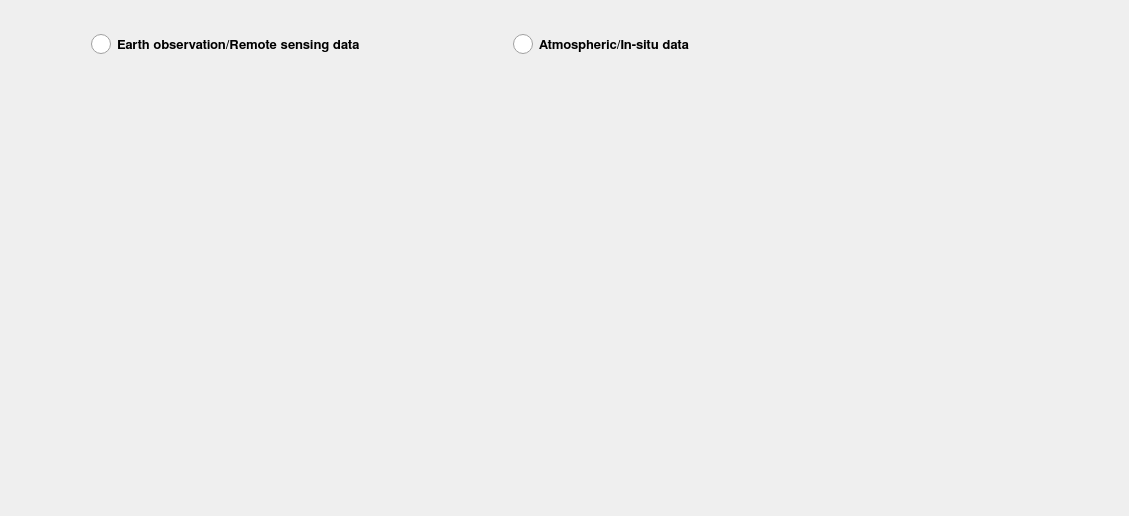
          <widget class="QWidget" name="tabWidgetPage7">
           <attribute name="title">
            <string>Quality and Validity</string>
           </attribute>
           <layout class="QGridLayout" name="gridLayout_12">
            <item row="1" column="0">
             <spacer name="horizontalSpacer_91">
              <property name="orientation">
               <enum>Qt::Horizontal</enum>
              </property>
              <property name="sizeType">
               <enum>QSizePolicy::Fixed</enum>
              </property>
              <property name="sizeHint" stdset="0">
               <size>
                <width>20</width>
                <height>20</height>
               </size>
              </property>
             </spacer>
            </item>
            <item row="1" column="2">
             <spacer name="horizontalSpacer_26">
              <property name="orientation">
               <enum>Qt::Horizontal</enum>
              </property>
              <property name="sizeHint" stdset="0">
               <size>
                <width>236</width>
                <height>20</height>
               </size>
              </property>
             </spacer>
            </item>
            <item row="2" column="1">
             <spacer name="verticalSpacer_24">
              <property name="orientation">
               <enum>Qt::Vertical</enum>
              </property>
              <property name="sizeHint" stdset="0">
               <size>
                <width>20</width>
                <height>447</height>
               </size>
              </property>
             </spacer>
            </item>
            <item row="1" column="1">
             <layout class="QVBoxLayout" name="verticalLayout_35">
              <item>
               <layout class="QHBoxLayout" name="horizontalLayout_56">
                <item>
                 <spacer name="horizontalSpacer_53">
                  <property name="orientation">
                   <enum>Qt::Horizontal</enum>
                  </property>
                  <property name="sizeType">
                   <enum>QSizePolicy::Fixed</enum>
                  </property>
                  <property name="sizeHint" stdset="0">
                   <size>
                    <width>60</width>
                    <height>20</height>
                   </size>
                  </property>
                 </spacer>
                </item>
                <item>
                 <widget class="QRadioButton" name="qv_obsRadio">
                  <property name="minimumSize">
                   <size>
                    <width>20</width>
                    <height>27</height>
                   </size>
                  </property>
                  <property name="maximumSize">
                   <size>
                    <width>20</width>
                    <height>27</height>
                   </size>
                  </property>
                  <property name="font">
                   <font>
                    <family>Droid Sans Fallback</family>
                    <pointsize>10</pointsize>
                    <weight>75</weight>
                    <bold>true</bold>
                    <stylestrategy>PreferAntialias</stylestrategy>
                   </font>
                  </property>
                  <property name="styleSheet">
                   <string notr="true">QRadioButton {
    spacing: 5px;
}

QRadioButton::indicator {
    width: 20px;
    height: 20px;
}

QRadioButton::indicator:unchecked {
    image: url(icons/radiobox_icon_unchecked.png);
}

QRadioButton::indicator:unchecked:hover {
    image: url(icons/radiobox_icon_unchecked.png);
}

QRadioButton::indicator:unchecked:pressed {
    image: url(icons/radiobox_icon_unchecked.png);
}

QRadioButton::indicator:checked {
    image: url(icons/radiobox_icon_checked.png);
}

QRadioButton::indicator:checked:hover {
    image: url(icons/radiobox_icon_checked.png);
}

QRadioButton::indicator:checked:pressed {
    image: url(icons/radiobox_icon_checked.png);
}</string>
                  </property>
                  <property name="text">
                   <string/>
                  </property>
                  <attribute name="buttonGroup">
                   <string notr="true">buttonGroup</string>
                  </attribute>
                 </widget>
                </item>
                <item>
                 <widget class="QLabel" name="qv_obsLab">
                  <property name="minimumSize">
                   <size>
                    <width>350</width>
                    <height>27</height>
                   </size>
                  </property>
                  <property name="maximumSize">
                   <size>
                    <width>16777215</width>
                    <height>27</height>
                   </size>
                  </property>
                  <property name="font">
                   <font>
                    <family>FreeSans</family>
                    <pointsize>10</pointsize>
                    <weight>75</weight>
                    <bold>true</bold>
                    <stylestrategy>PreferAntialias</stylestrategy>
                   </font>
                  </property>
                  <property name="text">
                   <string>Earth observation/Remote sensing data</string>
                  </property>
                 </widget>
                </item>
                <item>
                 <spacer name="horizontalSpacer_54">
                  <property name="orientation">
                   <enum>Qt::Horizontal</enum>
                  </property>
                  <property name="sizeType">
                   <enum>QSizePolicy::Fixed</enum>
                  </property>
                  <property name="sizeHint" stdset="0">
                   <size>
                    <width>40</width>
                    <height>20</height>
                   </size>
                  </property>
                 </spacer>
                </item>
                <item>
                 <widget class="QRadioButton" name="qv_insituRadio">
                  <property name="minimumSize">
                   <size>
                    <width>20</width>
                    <height>27</height>
                   </size>
                  </property>
                  <property name="maximumSize">
                   <size>
                    <width>20</width>
                    <height>27</height>
                   </size>
                  </property>
                  <property name="font">
                   <font>
                    <family>Droid Sans Fallback</family>
                    <pointsize>10</pointsize>
                    <weight>75</weight>
                    <bold>true</bold>
                    <stylestrategy>PreferAntialias</stylestrategy>
                   </font>
                  </property>
                  <property name="styleSheet">
                   <string notr="true">QRadioButton {
    spacing: 5px;
}

QRadioButton::indicator {
    width: 20px;
    height: 20px;
}

QRadioButton::indicator:unchecked {
    image: url(icons/radiobox_icon_unchecked.png);
}

QRadioButton::indicator:unchecked:hover {
    image: url(icons/radiobox_icon_unchecked.png);
}

QRadioButton::indicator:unchecked:pressed {
    image: url(icons/radiobox_icon_unchecked.png);
}

QRadioButton::indicator:checked {
    image: url(icons/radiobox_icon_checked.png);
}

QRadioButton::indicator:checked:hover {
    image: url(icons/radiobox_icon_checked.png);
}

QRadioButton::indicator:checked:pressed {
    image: url(icons/radiobox_icon_checked.png);
}</string>
                  </property>
                  <property name="text">
                   <string/>
                  </property>
                  <attribute name="buttonGroup">
                   <string notr="true">buttonGroup</string>
                  </attribute>
                 </widget>
                </item>
                <item>
                 <widget class="QLabel" name="qv_insituLab">
                  <property name="minimumSize">
                   <size>
                    <width>250</width>
                    <height>27</height>
                   </size>
                  </property>
                  <property name="maximumSize">
                   <size>
                    <width>16777215</width>
                    <height>27</height>
                   </size>
                  </property>
                  <property name="font">
                   <font>
                    <family>FreeSans</family>
                    <pointsize>10</pointsize>
                    <weight>75</weight>
                    <bold>true</bold>
                    <stylestrategy>PreferAntialias</stylestrategy>
                   </font>
                  </property>
                  <property name="text">
                   <string>Atmospheric/In-situ data</string>
                  </property>
                 </widget>
                </item>
                <item>
                 <spacer name="horizontalSpacer_71">
                  <property name="orientation">
                   <enum>Qt::Horizontal</enum>
                  </property>
                  <property name="sizeType">
                   <enum>QSizePolicy::Fixed</enum>
                  </property>
                  <property name="sizeHint" stdset="0">
                   <size>
                    <width>30</width>
                    <height>20</height>
                   </size>
                  </property>
                 </spacer>
                </item>
                <item>
                 <widget class="QToolButton" name="infoButton_26">
                  <property name="maximumSize">
                   <size>
                    <width>27</width>
                    <height>27</height>
                   </size>
                  </property>
                  <property name="styleSheet">
                   <string notr="true">QToolButton:hover {border: 1px solid gray; border-radius: 4px; background-color: qlineargradient(x1: 0, y1: 0, x2: 0, y2: 1, stop: 0 #f6f7fa, stop: 1 #dadbde); width: 27px; height: 27px;}

QToolButton:pressed {background-color: qlineargradient(x1: 0, y1: 0, x2: 0, y2: 1, stop: 0 #dadbde, stop: 1 #f6f7fa);}

QToolButton:flat {border: none;}</string>
                  </property>
                  <property name="text">
                   <string/>
                  </property>
                  <property name="icon">
                   <iconset>
                    <normaloff>icons/info_icon.png</normaloff>icons/info_icon.png</iconset>
                  </property>
                  <property name="iconSize">
                   <size>
                    <width>27</width>
                    <height>27</height>
                   </size>
                  </property>
                  <property name="autoRaise">
                   <bool>true</bool>
                  </property>
                 </widget>
                </item>
                <item>
                 <spacer name="horizontalSpacer_72">
                  <property name="orientation">
                   <enum>Qt::Horizontal</enum>
                  </property>
                  <property name="sizeType">
                   <enum>QSizePolicy::Fixed</enum>
                  </property>
                  <property name="sizeHint" stdset="0">
                   <size>
                    <width>30</width>
                    <height>20</height>
                   </size>
                  </property>
                 </spacer>
                </item>
               </layout>
              </item>
              <item>
               <layout class="QVBoxLayout" name="verticalLayout_25"/>
              </item>
             </layout>
            </item>
            <item row="0" column="1">
             <spacer name="verticalSpacer_67">
              <property name="orientation">
               <enum>Qt::Vertical</enum>
              </property>
              <property name="sizeType">
               <enum>QSizePolicy::Fixed</enum>
              </property>
              <property name="sizeHint" stdset="0">
               <size>
                <width>20</width>
                <height>20</height>
               </size>
              </property>
             </spacer>
            </item>
           </layout>
          </widget>
